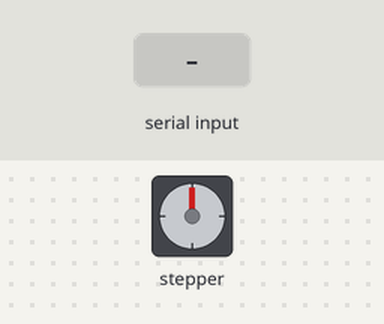
A sketch run on a simulated Arduino Uno, built with avr-gcc and run on an emulated ATmega328P. Shown: stepper motor. Wiring (inferred from the names in the program): stepper motor driver (200 steps per turn assumed): step pin 3; direction pin 2. Inputs (shaded band) come from the test bench.

Above: at 1.2 s.
1.3 s: "+\n" received over Serial
At 2.4 s:
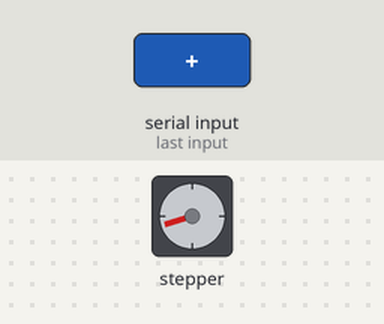
3.0 s: "+\n" received over Serial
At 3.7 s:
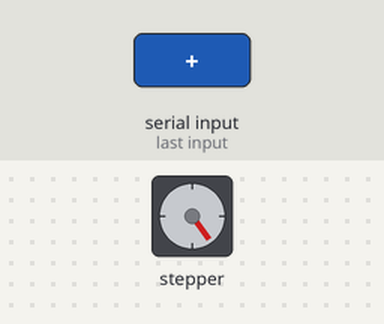
Timing chart, 0 to 6.0 s (numbered marks = the images above; inputs shaded):
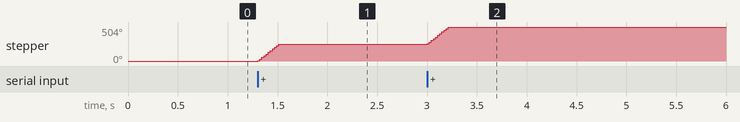

Measured:
- after the input at 1.3 s, stepper: turns 252° clockwise in 0.21 s, starting at once
- after the input at 3.0 s, stepper: turns 252° clockwise in 0.21 s, starting at once

The sketch:

NEMA_motor_control.ino
```cpp
/*
  Stepper Motor Demonstration 4
  Stepper-Demo4.ino
  Demonstrates NEMA 17 Bipolar Stepper with A4988 Driver

  DroneBot Workshop 2018
  https://dronebotworkshop.com
*/

// Define Constants

// Connections to A4988
const int dirPin = 2;  // Direction
const int stepPin = 3; // Step

// Motor steps per rotation
const int STEPS_PER_REV = 200;
const int MICRO_ADJUST = 2;

void setup() {
  Serial.begin(9600);
  // Setup the pins as Outputs
  pinMode(stepPin, OUTPUT);
  pinMode(dirPin, OUTPUT);
  // Set motor direction clockwise
  digitalWrite(dirPin, HIGH);
}

void loop() {
  if (Serial.available()) // if there is data comming
  {
    String command = Serial.readStringUntil('\n'); // read string until meet newline character
    if (command == "+")
    {
      for (int x = 0; x < STEPS_PER_REV*0.7; x++) {
        digitalWrite(stepPin, HIGH);
        delayMicroseconds(750);
        digitalWrite(stepPin, LOW);
        delayMicroseconds(750);
      }
    }
    else if (command == ".")
    {
      for (int x = 0; x < MICRO_ADJUST; x++) {
        digitalWrite(stepPin, HIGH);
        delayMicroseconds(3000);
        digitalWrite(stepPin, LOW);
        delayMicroseconds(3000);
      }
    }
  }
}
```
